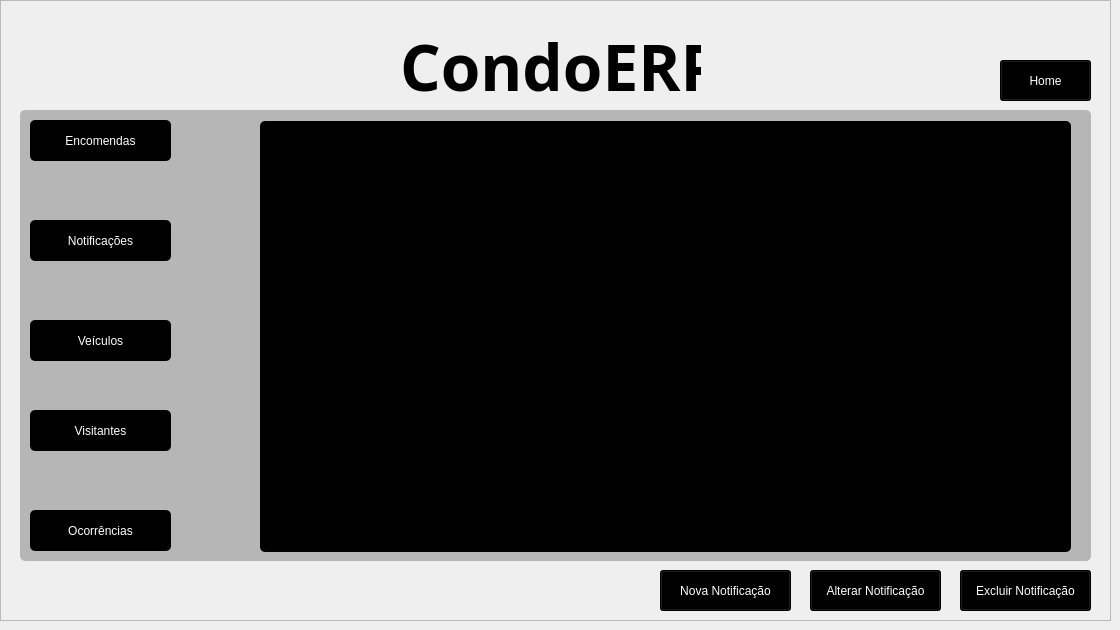
    <widget class="QWidget" name="page_3">
     <widget class="QFrame" name="frame_6">
      <property name="geometry">
       <rect>
        <x>0</x>
        <y>0</y>
        <width>1111</width>
        <height>621</height>
       </rect>
      </property>
      <property name="frameShape">
       <enum>QFrame::Shape::StyledPanel</enum>
      </property>
      <property name="frameShadow">
       <enum>QFrame::Shadow::Raised</enum>
      </property>
      <widget class="QLabel" name="label_4">
       <property name="geometry">
        <rect>
         <x>400</x>
         <y>30</y>
         <width>301</width>
         <height>71</height>
        </rect>
       </property>
       <property name="font">
        <font>
         <family>Bahnschrift SemiBold</family>
         <pointsize>48</pointsize>
         <bold>true</bold>
        </font>
       </property>
       <property name="text">
        <string>CondoERP</string>
       </property>
      </widget>
      <widget class="QFrame" name="frame_7">
       <property name="geometry">
        <rect>
         <x>20</x>
         <y>110</y>
         <width>1071</width>
         <height>451</height>
        </rect>
       </property>
       <property name="styleSheet">
        <string notr="true">background-color: rgb(182, 182, 182);
color: black;
border-radius: 5px;</string>
       </property>
       <property name="frameShape">
        <enum>QFrame::Shape::StyledPanel</enum>
       </property>
       <property name="frameShadow">
        <enum>QFrame::Shadow::Raised</enum>
       </property>
       <widget class="QPushButton" name="pushNotificacoes_3">
        <property name="geometry">
         <rect>
          <x>10</x>
          <y>110</y>
          <width>141</width>
          <height>41</height>
         </rect>
        </property>
        <property name="styleSheet">
         <string notr="true">background-color: black;
color: white;</string>
        </property>
        <property name="text">
         <string>Notificações</string>
        </property>
       </widget>
       <widget class="QPushButton" name="pushVeiculos_3">
        <property name="geometry">
         <rect>
          <x>10</x>
          <y>210</y>
          <width>141</width>
          <height>41</height>
         </rect>
        </property>
        <property name="styleSheet">
         <string notr="true">background-color: black;
color: white;</string>
        </property>
        <property name="text">
         <string>Veículos</string>
        </property>
       </widget>
       <widget class="QTableView" name="tableView_2">
        <property name="geometry">
         <rect>
          <x>240</x>
          <y>11</y>
          <width>811</width>
          <height>431</height>
         </rect>
        </property>
        <property name="styleSheet">
         <string notr="true">background-color: black;
color: white;</string>
        </property>
       </widget>
       <widget class="QPushButton" name="pushEncomendas_3">
        <property name="geometry">
         <rect>
          <x>10</x>
          <y>10</y>
          <width>141</width>
          <height>41</height>
         </rect>
        </property>
        <property name="styleSheet">
         <string notr="true">background-color: black;
color: white;</string>
        </property>
        <property name="text">
         <string>Encomendas</string>
        </property>
       </widget>
       <widget class="QPushButton" name="pushVisitantes_3">
        <property name="geometry">
         <rect>
          <x>10</x>
          <y>300</y>
          <width>141</width>
          <height>41</height>
         </rect>
        </property>
        <property name="styleSheet">
         <string notr="true">background-color: black;
color: white;</string>
        </property>
        <property name="text">
         <string>Visitantes</string>
        </property>
       </widget>
       <widget class="QPushButton" name="pushOcorrencias_3">
        <property name="geometry">
         <rect>
          <x>10</x>
          <y>400</y>
          <width>141</width>
          <height>41</height>
         </rect>
        </property>
        <property name="styleSheet">
         <string notr="true">background-color: black;
color: white;</string>
        </property>
        <property name="text">
         <string>Ocorrências</string>
        </property>
       </widget>
      </widget>
      <widget class="QPushButton" name="pushHome_3">
       <property name="geometry">
        <rect>
         <x>1000</x>
         <y>60</y>
         <width>91</width>
         <height>41</height>
        </rect>
       </property>
       <property name="styleSheet">
        <string notr="true">background-color: black;
color: white;</string>
       </property>
       <property name="text">
        <string>Home</string>
       </property>
      </widget>
      <widget class="QPushButton" name="pushExcluirNotificacao">
       <property name="geometry">
        <rect>
         <x>960</x>
         <y>570</y>
         <width>131</width>
         <height>41</height>
        </rect>
       </property>
       <property name="styleSheet">
        <string notr="true">background-color: black;
color: white;</string>
       </property>
       <property name="text">
        <string>Excluir Notificação</string>
       </property>
      </widget>
      <widget class="QPushButton" name="pushAlterarNotificacao">
       <property name="geometry">
        <rect>
         <x>810</x>
         <y>570</y>
         <width>131</width>
         <height>41</height>
        </rect>
       </property>
       <property name="styleSheet">
        <string notr="true">background-color: black;
color: white;</string>
       </property>
       <property name="text">
        <string>Alterar Notificação</string>
       </property>
      </widget>
      <widget class="QPushButton" name="pushNovaNotificacao">
       <property name="geometry">
        <rect>
         <x>660</x>
         <y>570</y>
         <width>131</width>
         <height>41</height>
        </rect>
       </property>
       <property name="styleSheet">
        <string notr="true">background-color: black;
color: white;</string>
       </property>
       <property name="text">
        <string>Nova Notificação</string>
       </property>
      </widget>
     </widget>
    </widget>
